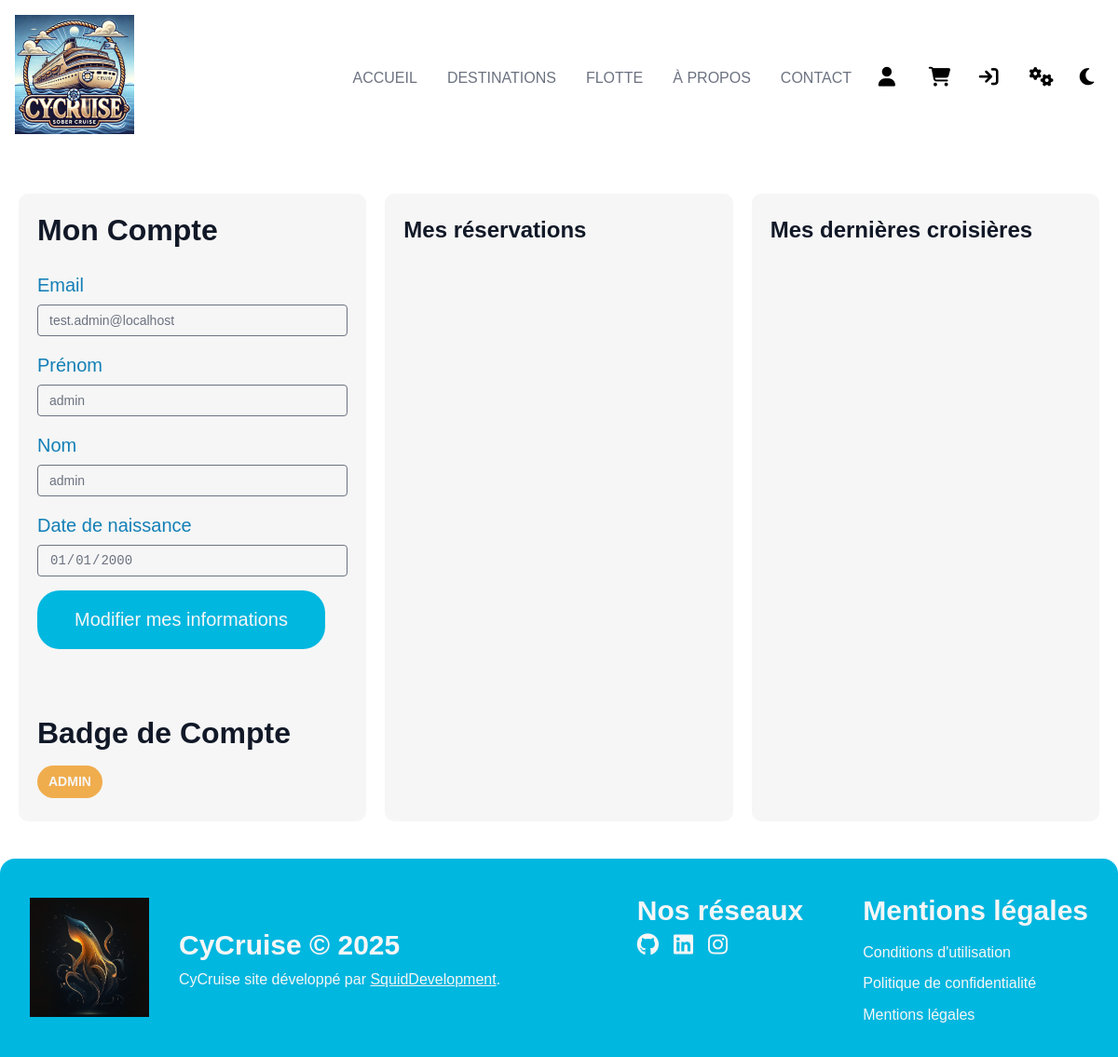
The app's page /account.php (signed in) with its own data.
### tables this page shows
CREATE TABLE IF NOT EXISTS `users`(
    `id` BIGINT NOT NULL AUTO_INCREMENT PRIMARY KEY,
    `email` VARCHAR(255) NOT NULL UNIQUE,
    `password` VARCHAR(255) NOT NULL,
    `role` VARCHAR(255) NOT NULL,
    `firstname` VARCHAR(255) NOT NULL,
    `lastname` VARCHAR(255) NOT NULL,
    `birth` DATE NOT NULL,
    `created_at` TIMESTAMP DEFAULT CURRENT_TIMESTAMP,
    `updated_at` TIMESTAMP DEFAULT CURRENT_TIMESTAMP ON UPDATE CURRENT_TIMESTAMP);

### src/Repository/UserRepository.php (called while the page is built, shortened)
<?php
require_once __DIR__ . "/../Models/User.php";
require_once __DIR__ . "/../Models/Database.php";
class UserRepository
{
    private static ?UserRepository $instance = null;
    private Database $database;
    private function __construct()
    {
        $this->database = Database::getInstance();
    }
    public static function getInstance(): UserRepository
    {
        if (self::$instance === null) {
            self::$instance = new UserRepository();
        }
        return self::$instance;
    }
    public function findById(int $id): ?User
    {
        try {
            $stmt = $this->database->getConnection()->prepare("SELECT * FROM users WHERE id = ?");
            $stmt->bind_param("i", $id);
            $stmt->execute();
            $result = $stmt->get_result();
            $data = $result->fetch_assoc();
            return new User(
                $data['id'],
                $data['email'],
                $data['password'],
                UserRole::from($data['role']),
                $data['firstname'],
                $data['lastname'],
                $data['birth'],
                $data['created_at'],
                $data['updated_at']
            );
        } catch (Exception $e) {
            return null;
        }
    }
}

### src/Models/Database.php (called while the page is built, shortened)
<?php
class Database
{
    private static ?Database $instance = null;
    private mysqli $conn;
    private function __construct()
    {
        try {
            $this->conn = new mysqli(getenv("DB_HOST"), getenv("DB_USER"), getenv("DB_PASS"), getenv("DB_NAME"));
        } catch (Exception $e) {
            die("Database connection failed: " . $e->getMessage());
        }
        if (!$this->checkIfTableExist()) {
            if ($this->executeSqlFile(__DIR__ . '/../../sql/schem.sql')) {
                $this->executeSqlFile(__DIR__ . '/../../sql/default_user.sql');
                $this->executeSqlFile(__DIR__ . '/../../sql/default_boat.sql');
                $this->executeSqlFile(__DIR__ . '/../../sql/default_cruises.sql');
            } else {
                die("Error while executing the SQL file");
            }
        }
    }
    public static function getInstance(): Database
    {
        if (self::$instance === null) {
            self::$instance = new Database();
        }
        return self::$instance;
    }
    public function checkIfTableExist()
    {
        $tables = [
            'invoices_option',
            'users',
            'cruise_option',
            'contact_request',
        ];
        foreach ($tables as $table) {
            $result = $this->conn->query("SHOW TABLES LIKE '$table'");
        }
        return true;
    }
    public function getConnection(): mysqli
    {
        return $this->conn;
    }
}

### src/Services/AuthService.php (called while the page is built, shortened)
<?php
require_once __DIR__ . '/../Models/User.php';
require_once __DIR__ . '/../Repository/UserRepository.php';
class AuthService
{
    public function __construct()
    {
        UserRepository::getInstance();
    }
    public function isAdmin(): bool
    {
        $user = UserRepository::getInstance()->findById($_SESSION['user_id']);
        return $user->getRole() === UserRole::ADMIN;
    }
}

### src/Enums/UserRole.php (called while the page is built, shortened)
<?php
enum UserRole
{
    public static function from(mixed $state)
    {
        return match ($state) {
            'DEFAULT' => self::DEFAULT,
            'VIP' => self::VIP,
            'PREMIUM' => self::PREMIUM,
            'ADMIN' => self::ADMIN,
            'BAN' => self::BAN,
            default => throw new \InvalidArgumentException("Invalid account state")
        };
    }
}

### src/Models/User.php (called while the page is built, shortened)
<?php
require_once __DIR__ . '/../Enums/UserRole.php';
class User
{
    private string $email;
    private UserRole $role;
    private string $firstname;
    private string $lastname;
    private string $birth;
    public function __construct(string $id, string $email, string $password, UserRole $role, string $firstname, string $lastname, string $birth, string $created_at, string $updated_at)
    {
        $this->email = $email;
        $this->role = $role;
        $this->firstname = $firstname;
        $this->lastname = $lastname;
        $this->birth = $birth;
    }
    public function getEmail(): string
    {
        return $this->email;
    }
    public function getRole(): UserRole
    {
        return $this->role;
    }
    public function getFirstname(): string
    {
        return $this->firstname;
    }
    public function getLastname(): string
    {
        return $this->lastname;
    }
    public function getBirth(): string
    {
        return $this->birth;
    }
}

### public/account.php (the view, shortened to what this page needs)
<?php
require_once "../src/Services/AuthService.php";
require_once "../src/Repository/UserRepository.php";
$authService = new AuthService();
?>
<!DOCTYPE html>
<html lang="en" xmlns="http://www.w3.org/1999/html">
<head>
    <link rel="stylesheet" href="assets/css/app.css">
    <link rel="stylesheet" href="assets/css/btn-kit.css">
    <link rel="stylesheet" href="assets/css/navbar.css">
    <link rel="stylesheet" href="assets/css/footer.css">
    <link rel="stylesheet" href="assets/css/account.css">
</head>
<body>
<?php include "../component/navbar.php"; ?>
<main>
    <div class="account-container">
        <div class="account-section">
            <div class="account-info">
                <form id="account-form">
                    <h2>Mon Compte</h2>
                    <div class="form-group">
                        <label for="email">Email</label>
                        <input disabled id="email" name="email" type="email"
                               value="<?php echo htmlspecialchars($user->getEmail()) ?>">
                    </div>
                    <div class="form-group">
                        <label for="firstname">Prénom</label>
                        <input disabled id="firstname" name="firstname" type="text"
                               value="<?php echo htmlspecialchars($user->getFirstname()) ?>">
                    </div>
                    <div class="form-group">
                        <label for="lastname">Nom</label>
                        <input disabled id="lastname" name="lastname" type="text"
                               value="<?php echo htmlspecialchars($user->getLastname()) ?>">
                    </div>
                    <div class="form-group">
                        <label for="birth">Date de naissance</label>
                        <input disabled id="birth" name="birth" type="date"
                               value="<?php echo htmlspecialchars($user->getBirth()) ?>">
                    </div>
                    <button class="btn-primary" id="update-account-info">Modifier mes informations</button>
                </form>
                <div class="status-section">
                    <h2>Badge de Compte</h2>
                    <?php switch ($user->getRole()) { ?>
                        <?php case UserRole::ADMIN: ?>
                            <span class="status-badge vip">ADMIN</span>
                            <?php break; ?>
                        <?php } ?>
                </div>
            </div>
        </div>
        <div class="account-section">
            <h2>Mes réservations</h2>
        </div>
        <div class="account-section">
            <h2>Mes dernières croisières</h2>
        </div>
    </div>
</main>
<?php include "../component/footer.php"; ?>
</body>
</html>

### public/assets/css/app.css (style rules this page uses)
:root { --color-light-blue: #00b7e0; --color-dark-blue: #137fb6; --color-title-blue: #111827; --color-gray: #6b7280; --color-full-white: #f6f6f6; --background-color: white; --background-color-alternate: #f6f6f6; --color-dark-white: black; --color-confirm-ok: #5cb85c; --color-confirm-pending: #ffaa00; --color-confirm-fail: #d9534f; }
* { margin: 0; padding: 0; box-sizing: border-box; }
body { font-family: Arial Rounded MT Bold, Helvetica Rounded, Arial, sans-serif; line-height: 1.6; background-color: var(--background-color); }

### public/assets/css/btn-kit.css (style rules this page uses)
.btn-primary { display: inline-flex; align-items: center; background-color: var(--color-light-blue); color: var(--color-full-white); font-size: 1.25rem; font-weight: 500; padding: 1.25rem 2.5rem; border-radius: 1.5rem; text-decoration: none; transition: background-color 0.3s, transform 0.2s; border: none; }

### public/assets/css/account.css (style rules this page uses)
.account-container { max-width: 1280px; margin: 40px auto; padding: 0 20px; display: grid; grid-template-columns: 1fr 1fr 1fr; gap: 20px; animation: fadeIn 0.5s ease-out; }
.account-section { background: var(--background-color-alternate); padding: 20px; border-radius: 10px; }
.account-section { color: var(--color-title-blue); }
.account-info { display: flex; flex-direction: column; gap: 20px; }
.account-info h2 { font-size: 2rem; color: var(--color-title-blue); line-height: 1.2; margin-bottom: 1.5rem; }
.form-group { margin-bottom: 15px; }
.form-group label { display: block; margin-bottom: 5px; font-size: 1.25rem; color: var(--color-dark-blue); }
.form-group input { width: 100%; height: 34px; padding: 6px 12px; font-size: 14px; line-height: 1.42857143; color: var(--color-gray); background-color: var(--color-full-white); border: 1px solid var(--color-gray); border-radius: 4px; }
.form-group input:disabled { background-color: var(--color-full-white); cursor: not-allowed; }
.status-section { margin-top: 30px; padding-top: 20px; border-top: 1px solid var(--color-full-white); }
.status-section h2 { font-size: 2rem; color: var(--color-title-blue); margin-bottom: 1rem; }
.status-badge { display: inline-block; padding: 6px 12px; border-radius: 20px; font-weight: bold; margin: 0 5px 5px 0; text-transform: uppercase; font-size: 14px; background-color: var(--color-light-blue); color: var(--color-full-white); }
.status-badge.vip { background-color: #f0ad4e; }

### records on screen
users: email "test.admin@localhost", firstname "admin", lastname "admin", birth "01/01/2000"
